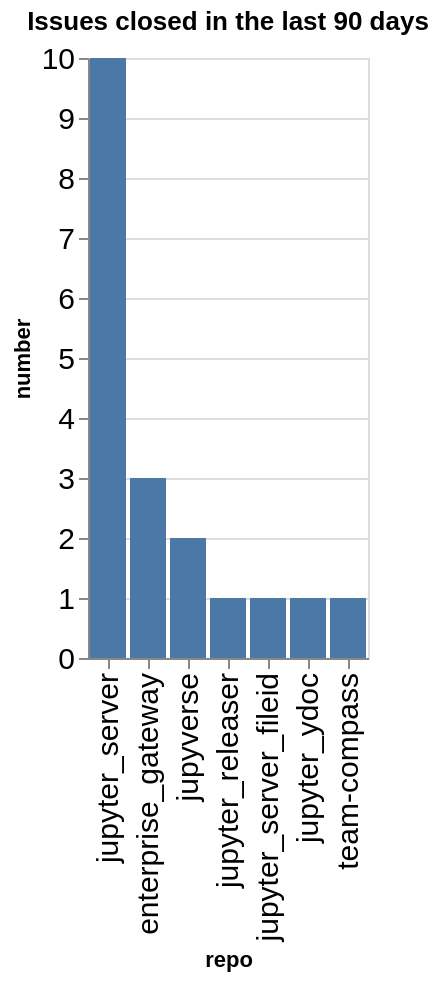

Source (notebook cell):
### Code cell
closed_counts = closed.groupby(['org', 'repo']).count()['number'].reset_index()
closed_counts['org/repo'] = closed_counts.apply(lambda a: a['org'] + '/' + a['repo'], axis=1)
sorted_vals = closed_counts.sort_values(['number'], ascending=False)['repo'].values
alt.Chart(data=closed_counts, title=f"Issues closed in the last {n_days} days").mark_bar().encode(
    x=alt.X('repo', sort=alt.Sort(sorted_vals.tolist())),
    y='number',
)

### Figure 1 — Vega-Lite specification as saved in the notebook (floating-point values rounded to 4 significant figures)
{"config": {"axisLeft": {"labelFontSize": 15}, "axisBottom": {"labelFontSize": 15}}, "data": {"name": "data-869fb32492ce50e52f3f57926a66b22b"}, "mark": {"type": "bar"}, "encoding": {"x": {"field": "repo", "sort": ["jupyter_server", "enterprise_gateway", "jupyverse", "jupyter_releaser", "jupyter_server_fileid", "jupyter_ydoc", "team-compass"], "type": "nominal"}, "y": {"field": "number", "type": "quantitative"}}, "title": "Issues closed in the last 90 days", "$schema": "https://vega.github.io/schema/vega-lite/v5.20.1.json", "datasets": {"data-869fb32492ce50e52f3f57926a66b22b": [{"org": "jupyter-server", "repo": "enterprise_gateway", "number": 3, "org/repo": "jupyter-server/enterprise_gateway"}, {"org": "jupyter-server", "repo": "jupyter_releaser", "number": 1, "org/repo": "jupyter-server/jupyter_releaser"}, {"org": "jupyter-server", "repo": "jupyter_server", "number": 10, "org/repo": "jupyter-server/jupyter_server"}, {"org": "jupyter-server", "repo": "jupyter_server_fileid", "number": 1, "org/repo": "jupyter-server/jupyter_server_fileid"}, {"org": "jupyter-server", "repo": "jupyter_ydoc", "number": 1, "org/repo": "jupyter-server/jupyter_ydoc"}, {"org": "jupyter-server", "repo": "jupyverse", "number": 2, "org/repo": "jupyter-server/jupyverse"}, {"org": "jupyter-server", "repo": "team-compass", "number": 1, "org/repo": "jupyter-server/team-compass"}]}}
